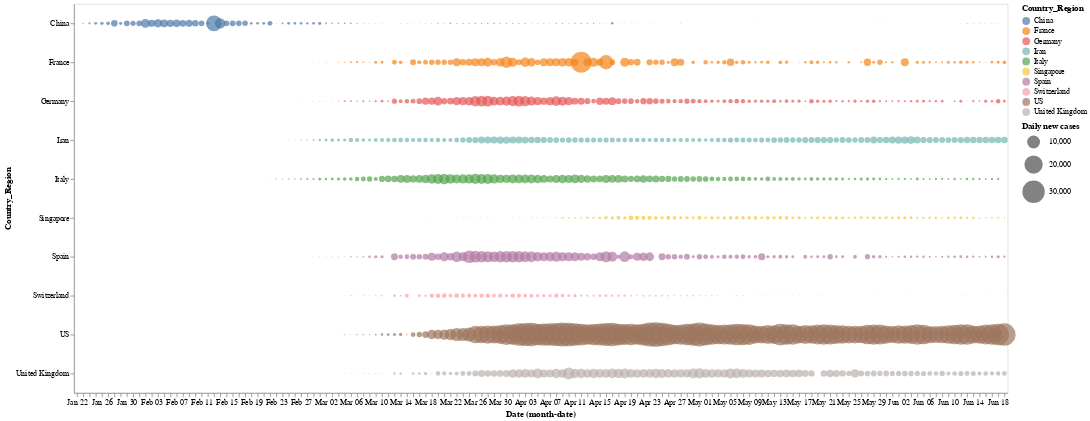

The notebook cell this image was saved under:
### Code cell
alt.Chart(selected_countries).mark_circle().encode(
    x='monthdate(Date):O',
    y='Country_Region',
    color='Country_Region',
    size=alt.Size('New cases:Q',
        scale=alt.Scale(range=[0, 1000]),
        legend=alt.Legend(title='Daily new cases')
    ) 
).properties(
    width=1200,
    height=500
)

### Figure 1 — Vega-Lite specification as saved in the notebook (floating-point values rounded to 4 significant figures; data arrays with more than 128 entries replaced by an {"elided": "..."} marker saying what was removed)
{"config": {"view": {"continuousWidth": 400, "continuousHeight": 300}}, "data": {"name": "data-69c00d0766c7691998d6da836217fa26"}, "mark": "circle", "encoding": {"color": {"type": "nominal", "field": "Country_Region"}, "size": {"type": "quantitative", "field": "New cases", "legend": {"title": "Daily new cases"}, "scale": {"range": [0, 1000]}}, "x": {"type": "ordinal", "field": "Date", "timeUnit": "monthdate"}, "y": {"type": "nominal", "field": "Country_Region"}}, "height": 500, "width": 1200, "$schema": "https://vega.github.io/schema/vega-lite/v4.8.1.json", "datasets": {"data-69c00d0766c7691998d6da836217fa26": {"elided": "1500 records"}}}
